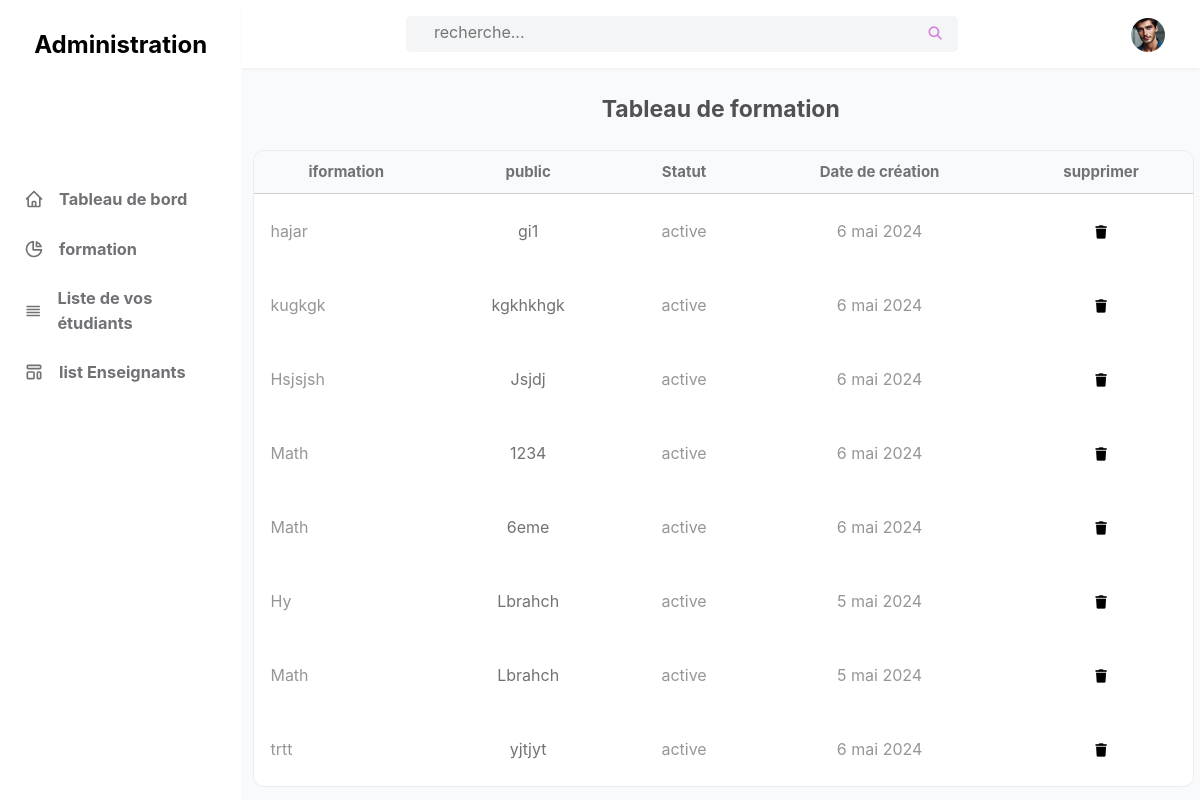
Screenshot of /admin/list_formation.php (signed in) with the database file from the repository.
### tables this page shows
CREATE TABLE `admine` (
  `id` int(101) NOT NULL,
  `name` varchar(100) NOT NULL,
  `email` varchar(100) NOT NULL,
  `password` varchar(100) NOT NULL,
  `Numéro` varchar(100) NOT NULL,
  `image` varchar(100) NOT NULL
);

CREATE TABLE `formation` (
  `id` int(11) NOT NULL,
  `Enseignants_id` int(100) NOT NULL,
  `title` varchar(255) NOT NULL,
  `liés` text DEFAULT NULL,
  `public` varchar(100) DEFAULT NULL,
  `Exigences` text DEFAULT NULL,
  `video` varchar(255) DEFAULT NULL,
  `status` varchar(10) NOT NULL,
  `date` date NOT NULL DEFAULT current_timestamp()
);

### admin/list_formation.php (the view, shortened to what this page needs)
<?php
include '../components/connect.php';
$admin_id = $_SESSION['admin_id'];
?>
<!DOCTYPE html>
<html lang="es">
  <head>
    <link
      rel="stylesheet"
      href="https://cdnjs.cloudflare.com/ajax/libs/font-awesome/6.1.1/css/all.min.css"
    />
    <link rel="stylesheet" href="../css/Enseignants.css">
  </head>
  <body>
    <div id="left" class="left">
      <div class="titi">
      <h2>Administration</h2>
      </div>
      <ul>
      <a href="dashboard.php" style="text-decoration: none;">
        <li class="tab">
          <svg
            class="w-5 h-5"
            aria-hidden="true"
            fill="none"
            stroke-linecap="round"
            stroke-linejoin="round"
            stroke-width="2"
            viewBox="0 0 24 24"
            stroke="currentColor"
          >
            <path
              d="M3 12l2-2m0 0l7-7 7 7M5 10v10a1 1 0 001 1h3m10-11l2 2m-2-2v10a1 1 0 01-1 1h-3m-6 0a1 1 0 001-1v-4a1 1 0 011-1h2a1 1 0 011 1v4a1 1 0 001 1m-6 0h6"
            ></path>
          </svg>
          <h3>Tableau de bord</h3>
        </li>
        </a>
        <a href="list_formation.php" style="text-decoration: none;">
        <li class="tab">
          <svg
            class="w-5 h-5"
            aria-hidden="true"
            fill="none"
            stroke-linecap="round"
            stroke-linejoin="round"
            stroke-width="2"
            viewBox="0 0 24 24"
            stroke="currentColor"
          >
            <path d="M11 3.055A9.001 9.001 0 1020.945 13H11V3.055z"></path>
            <path d="M20.488 9H15V3.512A9.025 9.025 0 0120.488 9z"></path>
          </svg>
          <h3>formation</h3>
            </li>
        </a>
        <a href="list_étudiant.php" style="text-decoration: none;">
        <li class="tab">
          <svg
            class="w-5 h-5"
            aria-hidden="true"
            fill="none"
            stroke-linecap="round"
            stroke-linejoin="round"
            stroke-width="2"
            viewBox="0 0 24 24"
            stroke="currentColor"
          >
            <path d="M4 6h16M4 10h16M4 14h16M4 18h16"></path>
          </svg>
          <h3>Liste de vos étudiants</h3>
        </li>
        </a>
        <a href="list_Enseignants.php" style="text-decoration: none;">
        <li class="tab">
          <h3>list Enseignants</h3>
        </li>
        </a>
      </ul>
    </div>
    <div class="right">
      <header>
        <div class="contain">
          <div class="con-search">
            <form action="search.php" method="POST" class="search-form">
              <input type="search" name="search_box" placeholder="    recherche..." />
              <button type="submit" class="fas fa-search" name="search_btn"></button>
            </form>
          </div>
          <ul class="options">
            <li class="light-mode">
            </li>
            <li class="profile">
              <a href="page.php" class="img-a">
                <?php
            $select_profile = $conn->prepare("SELECT * FROM `admine` WHERE id = ?");
            $select_profile->execute([$admin_id]);
            if($select_profile->rowCount() > 0){
               $fetch_profile = $select_profile->fetch(PDO::FETCH_ASSOC);
              ?>
              <?php
                        if($fetch_profile['image'] != ''){
                    ?>
                    <img src="../uploaded_img/<?= $fetch_profile['image']; ?>" style="width:34px; height:34px; border-radius:50%;" alt="" aria-hidden="true">
                    <?php
                }else {
            ?>
                    <img src="../img/chico.jpg" alt="" style="width:34px; height:34px; border-radius:50%;">
            <?php
            }
            ?>
            <?php
            }
            ?>
              </a>
            </li>
          </ul>
        </div>
      </header>
      <div class="main">
        <h2 class="ti">Tableau de formation</h2>
        <div class="grid-container">
        <div class="table-cont">
          <div class="div-table" style="padding: 0px 3px;">
          <table>
            <thead>
              <tr>
              <th>iformation</th>
                 <th>public</th>
                 <th>Statut</th>
                 <th>Date de création</th>
                 <th>supprimer</th>
                 </tr>
            </thead>
            <?php
                  $select_formation = $conn->prepare("SELECT * FROM `formation` ORDER BY id DESC");
                  $select_formation->execute();
                  if($select_formation->rowCount() > 0){
                    while($fetch_formation = $select_formation->fetch(PDO::FETCH_ASSOC)){
                  ?>
            <tbody>
              <tr>
                <td class="tden">
                <?= $fetch_formation['title']; ?>
                </td>
                <td>
                    <a href="view_groop_lang.php?numbre=<?= $fetch_formation['title']; ?>"><?= $fetch_formation['public']; ?></a>
                </td>
                <td>
                    <?= $fetch_formation['status']; ?>
                </td>
                        <td>
                                        <?php
                                $mois = array("janvier", "février", "mars", "avril", "mai", "juin", "juillet", "août", "septembre", "octobre", "novembre", "décembre");
                                $date_fr = date("j ", strtotime($fetch_formation['date'])) . $mois[date("n", strtotime($fetch_formation['date'])) - 1] . date(" Y", strtotime($fetch_formation['date']));
                                echo $date_fr;
                                ?>
                        </td>
                        <td>
                            <form action="" method="POST">
                            <button type="submit" class="inline-delete-btn" name="delete_formation" onclick="return confirm('Voulez-vous vraiment supprimer ? ');" style="background: white;
    border: none;"><i class="fa-solid fa-trash"></i></button>
                            </form>
                        </td>
                              </tr>
                            </tbody>
                            <?php
                      }
                  }else{
                      echo '<p class="empty"></p>';
                  }
                  ?>
                          </table>
                        </div>
                        </div>
</div>
</div>
  </body>
</html>

### css/Enseignants.css (style rules this page uses)
* { margin: 0; padding: 0; font-family: Inter, system-ui, -apple-system, BlinkMacSystemFont, Segoe UI, Roboto, Helvetica Neue, Arial, Noto Sans, sans-serif, Apple Color Emoji, Segoe UI Emoji, Segoe UI Symbol, Noto Color Emoji; line-height: 1.5; }
body { display: flex; height: 100vh; overflow: hidden; }
.left { display: flex; justify-content: start; gap: 84px; width: 17rem; flex-direction: column; min-width: 13rem; }
.titi { display: flex; align-items: center; justify-content: center; padding: 27px 12px; }
svg { width: 1.25rem; height: 26px; }
form.search-form { width: 100%; height: 100%; display: flex; }
button.fas.fa-search { width: 50px; border: none; background: unset; color: #d782d9; }
.tab { display: flex; align-items: center; gap: 15px; padding-left: 1.5rem; padding-right: 1.5rem; padding-top: 0.75rem; padding-bottom: 0.75rem; font-size: 14px; color: #707275; }
.right { display: flex; flex-direction: column; background: rgb(249 250 251); width: 90%; min-width: 200px; }
header { display: flex; align-items: center; justify-content: center; padding-top: 1rem; padding-bottom: 1rem; width: 100%; box-shadow: 0 4px 6px -1px rgba(0, 0, 0, 0), 0 2px 4px -1px rgba(0, 0, 0, 0.06); background: white; z-index: 2; }
.main { display: flex; flex-direction: column; height: 100vh; overflow-y: auto; overflow-x: clip; padding: 0px 10px; }
.tden { display: flex; align-items: center; gap: 7px; height: 50px; }
a { text-decoration: none; color: #707275; }
h2.ti { font-size: 23px; text-align: center; color: rgb(81 80 83); width: 100%; margin: 1.5rem 0px; }
ol, ul { list-style: none; }
.contain { display: flex; align-items: center; justify-content: end; width: 100%; padding: 0px 1.5rem; }
.con-search { display: flex; align-items: center; justify-content: end; background: #f4f5f7; width: 552px; min-width: 200px; height: 36px; border-radius: 5px; margin-right: 118px; }
input[type="search"] { width: 100%; min-width: 174px; height: 32px; outline: none; border-radius: 5px; border: none; background: unset; font-size: 16px; padding-left: 10px; }
ul.options { width: 100px; display: flex; }
li.light-mode { width: 50%; display: flex; align-items: center; justify-content: center; padding: 5px; color: #7e3af2; cursor: pointer; }
li.profile { width: 50%; }
a.img-a { display: flex; width: 32px; height: 32px; }
.div-table { width: 100%; align-self: center; }
table { width: 100%; box-shadow: 0 0 0 1px rgba(0, 0, 0, 0.05); border-radius: 10px; border-collapse: collapse; overflow: hidden; }
th { padding: 0.75rem 1rem; text-align: center; line-height: 1.25; color: #707275; background: #f9fafb; font-size: 15px; border-bottom: 1px solid #80808033; }
td { padding: 0.75rem 1rem; background: white; text-align: center; color: rgb(148 150 152); }
i.fa-solid.fa-trash { cursor: pointer; }

### rows the page displays
admine: image (picture)
formation: title "hajar", public "gi1", status "active", date "6 mai 2024"
formation: title "kugkgk", public "kgkhkhgk", status "active", date "6 mai 2024"
formation: title "Hsjsjsh", public "Jsjdj", status "active", date "6 mai 2024"
formation: title "Math", public "1234", status "active", date "6 mai 2024"
formation: title "Math", public "6eme", status "active", date "6 mai 2024"
formation: title "Hy", public "Lbrahch", status "active", date "5 mai 2024"
formation: title "Math", public "Lbrahch", status "active", date "5 mai 2024"
formation: title "trtt", public "yjtjyt", status "active", date "6 mai 2024"
